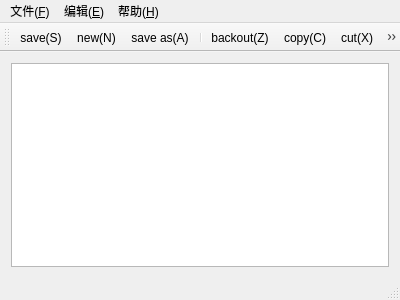
<?xml version="1.0" encoding="UTF-8"?>
<ui version="4.0">
 <class>MainWindow</class>
 <widget class="QMainWindow" name="MainWindow">
  <property name="geometry">
   <rect>
    <x>0</x>
    <y>0</y>
    <width>400</width>
    <height>300</height>
   </rect>
  </property>
  <property name="windowTitle">
   <string>MainWindow</string>
  </property>
  <widget class="QWidget" name="centralWidget">
   <layout class="QGridLayout" name="gridLayout">
    <item row="0" column="0">
     <widget class="QTextEdit" name="textEdit"/>
    </item>
   </layout>
  </widget>
  <widget class="QMenuBar" name="menuBar">
   <property name="geometry">
    <rect>
     <x>0</x>
     <y>0</y>
     <width>400</width>
     <height>26</height>
    </rect>
   </property>
   <widget class="QMenu" name="menu_F">
    <property name="title">
     <string>文件(&amp;F)</string>
    </property>
    <addaction name="actionnew_N"/>
    <addaction name="actionopen_O"/>
    <addaction name="actionclose_C"/>
    <addaction name="separator"/>
    <addaction name="actionsave_S"/>
    <addaction name="actionsave_as_A"/>
    <addaction name="separator"/>
    <addaction name="actionexit_X"/>
   </widget>
   <widget class="QMenu" name="menu_E">
    <property name="title">
     <string>编辑(&amp;E)</string>
    </property>
    <addaction name="actionbackout_Z"/>
    <addaction name="separator"/>
    <addaction name="actioncopy_C"/>
    <addaction name="actioncut_X"/>
    <addaction name="actionpaste_V"/>
    <addaction name="separator"/>
    <addaction name="actionfind_F"/>
   </widget>
   <widget class="QMenu" name="menu_H">
    <property name="title">
     <string>帮助(&amp;H)</string>
    </property>
    <addaction name="actionimprint"/>
   </widget>
   <addaction name="menu_F"/>
   <addaction name="menu_E"/>
   <addaction name="menu_H"/>
  </widget>
  <widget class="QToolBar" name="mainToolBar">
   <attribute name="toolBarArea">
    <enum>TopToolBarArea</enum>
   </attribute>
   <attribute name="toolBarBreak">
    <bool>false</bool>
   </attribute>
   <addaction name="actionsave_S"/>
   <addaction name="actionnew_N"/>
   <addaction name="actionsave_as_A"/>
   <addaction name="separator"/>
   <addaction name="actionbackout_Z"/>
   <addaction name="actioncopy_C"/>
   <addaction name="actioncut_X"/>
   <addaction name="actionpaste_V"/>
   <addaction name="separator"/>
   <addaction name="actionfind_F"/>
  </widget>
  <widget class="QStatusBar" name="statusBar"/>
  <action name="actionnew_N">
   <property name="icon">
    <iconset resource="myicon.qrc">
     <normaloff>:/myimages/images/documents_files_128px_11652_easyicon.net.png</normaloff>:/myimages/images/documents_files_128px_11652_easyicon.net.png</iconset>
   </property>
   <property name="text">
    <string>new(&amp;N)</string>
   </property>
   <property name="shortcut">
    <string>Ctrl+N</string>
   </property>
  </action>
  <action name="actionopen_O">
   <property name="icon">
    <iconset resource="myicon.qrc">
     <normaloff>:/myimages/images/open_512px_1142209_easyicon.net.png</normaloff>:/myimages/images/open_512px_1142209_easyicon.net.png</iconset>
   </property>
   <property name="text">
    <string>open(&amp;O)</string>
   </property>
   <property name="shortcut">
    <string>Ctrl+O</string>
   </property>
  </action>
  <action name="actionclose_C">
   <property name="icon">
    <iconset resource="myicon.qrc">
     <normaloff>:/myimages/images/close_512px_1142186_easyicon.net.png</normaloff>:/myimages/images/close_512px_1142186_easyicon.net.png</iconset>
   </property>
   <property name="text">
    <string>close(&amp;C)</string>
   </property>
   <property name="shortcut">
    <string>Ctrl+C</string>
   </property>
  </action>
  <action name="actionsave_S">
   <property name="icon">
    <iconset resource="myicon.qrc">
     <normaloff>:/myimages/images/Save_256px_1093707_easyicon.net.png</normaloff>:/myimages/images/Save_256px_1093707_easyicon.net.png</iconset>
   </property>
   <property name="text">
    <string>save(&amp;S)</string>
   </property>
   <property name="shortcut">
    <string>Ctrl+S</string>
   </property>
  </action>
  <action name="actionsave_as_A">
   <property name="icon">
    <iconset resource="myicon.qrc">
     <normaloff>:/myimages/images/document_save_32px_16893_easyicon.net.png</normaloff>:/myimages/images/document_save_32px_16893_easyicon.net.png</iconset>
   </property>
   <property name="text">
    <string>save as(&amp;A)</string>
   </property>
   <property name="shortcut">
    <string>Ctrl+A</string>
   </property>
  </action>
  <action name="actionexit_X">
   <property name="icon">
    <iconset resource="myicon.qrc">
     <normaloff>:/myimages/images/exit_out_128px_10885_easyicon.net.png</normaloff>:/myimages/images/exit_out_128px_10885_easyicon.net.png</iconset>
   </property>
   <property name="text">
    <string>exit(&amp;X)</string>
   </property>
   <property name="shortcut">
    <string>Ctrl+X</string>
   </property>
  </action>
  <action name="actionbackout_Z">
   <property name="icon">
    <iconset resource="myicon.qrc">
     <normaloff>:/myimages/images/stock_undo_128px_43395_easyicon.net.png</normaloff>:/myimages/images/stock_undo_128px_43395_easyicon.net.png</iconset>
   </property>
   <property name="text">
    <string>backout(&amp;Z)</string>
   </property>
   <property name="shortcut">
    <string>Ctrl+Z</string>
   </property>
  </action>
  <action name="actioncopy_C">
   <property name="icon">
    <iconset resource="myicon.qrc">
     <normaloff>:/myimages/images/copy_256px_1139197_easyicon.net.png</normaloff>:/myimages/images/copy_256px_1139197_easyicon.net.png</iconset>
   </property>
   <property name="text">
    <string>copy(&amp;C)</string>
   </property>
   <property name="shortcut">
    <string>Ctrl+C</string>
   </property>
  </action>
  <action name="actioncut_X">
   <property name="icon">
    <iconset resource="myicon.qrc">
     <normaloff>:/myimages/images/cut_edit_128px_16040_easyicon.net.png</normaloff>:/myimages/images/cut_edit_128px_16040_easyicon.net.png</iconset>
   </property>
   <property name="text">
    <string>cut(&amp;X)</string>
   </property>
   <property name="shortcut">
    <string>Ctrl+X</string>
   </property>
  </action>
  <action name="actionpaste_V">
   <property name="icon">
    <iconset resource="myicon.qrc">
     <normaloff>:/myimages/images/paste_512px_1175635_easyicon.net.png</normaloff>:/myimages/images/paste_512px_1175635_easyicon.net.png</iconset>
   </property>
   <property name="text">
    <string>paste(&amp;V)</string>
   </property>
   <property name="shortcut">
    <string>Ctrl+V</string>
   </property>
  </action>
  <action name="actionfind_F">
   <property name="icon">
    <iconset resource="myicon.qrc">
     <normaloff>:/myimages/images/Internet_Lookup_Folder_255px_1123089_easyicon.net.png</normaloff>:/myimages/images/Internet_Lookup_Folder_255px_1123089_easyicon.net.png</iconset>
   </property>
   <property name="text">
    <string>find(&amp;F)</string>
   </property>
   <property name="shortcut">
    <string>Ctrl+F</string>
   </property>
  </action>
  <action name="actionimprint">
   <property name="icon">
    <iconset resource="myicon.qrc">
     <normaloff>:/myimages/images/emblem_note_128px_15992_easyicon.net.png</normaloff>:/myimages/images/emblem_note_128px_15992_easyicon.net.png</iconset>
   </property>
   <property name="text">
    <string>imprint</string>
   </property>
  </action>
 </widget>
 <layoutdefault spacing="6" margin="11"/>
 <resources>
  <include location="myicon.qrc"/>
 </resources>
 <connections/>
</ui>
